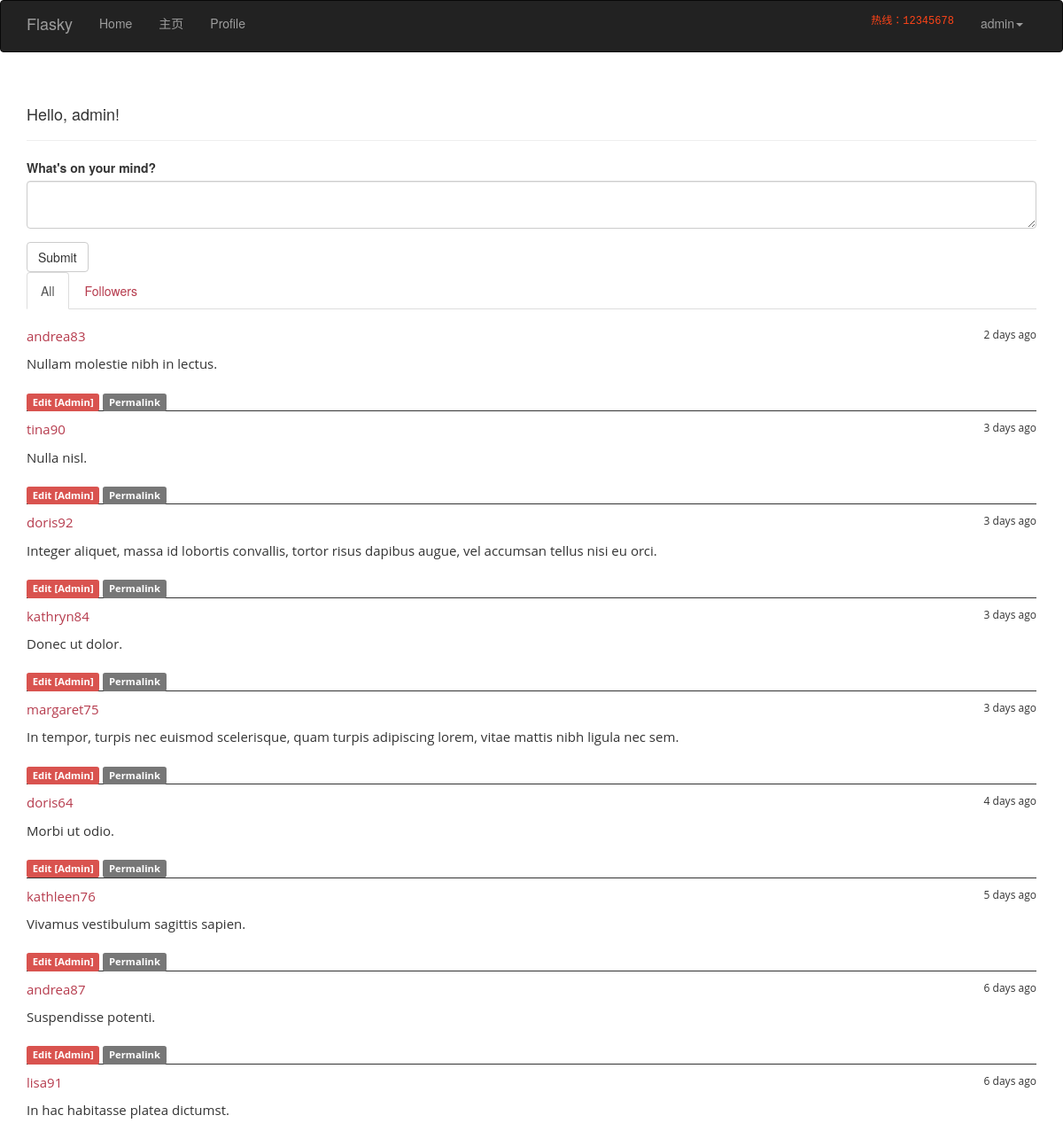
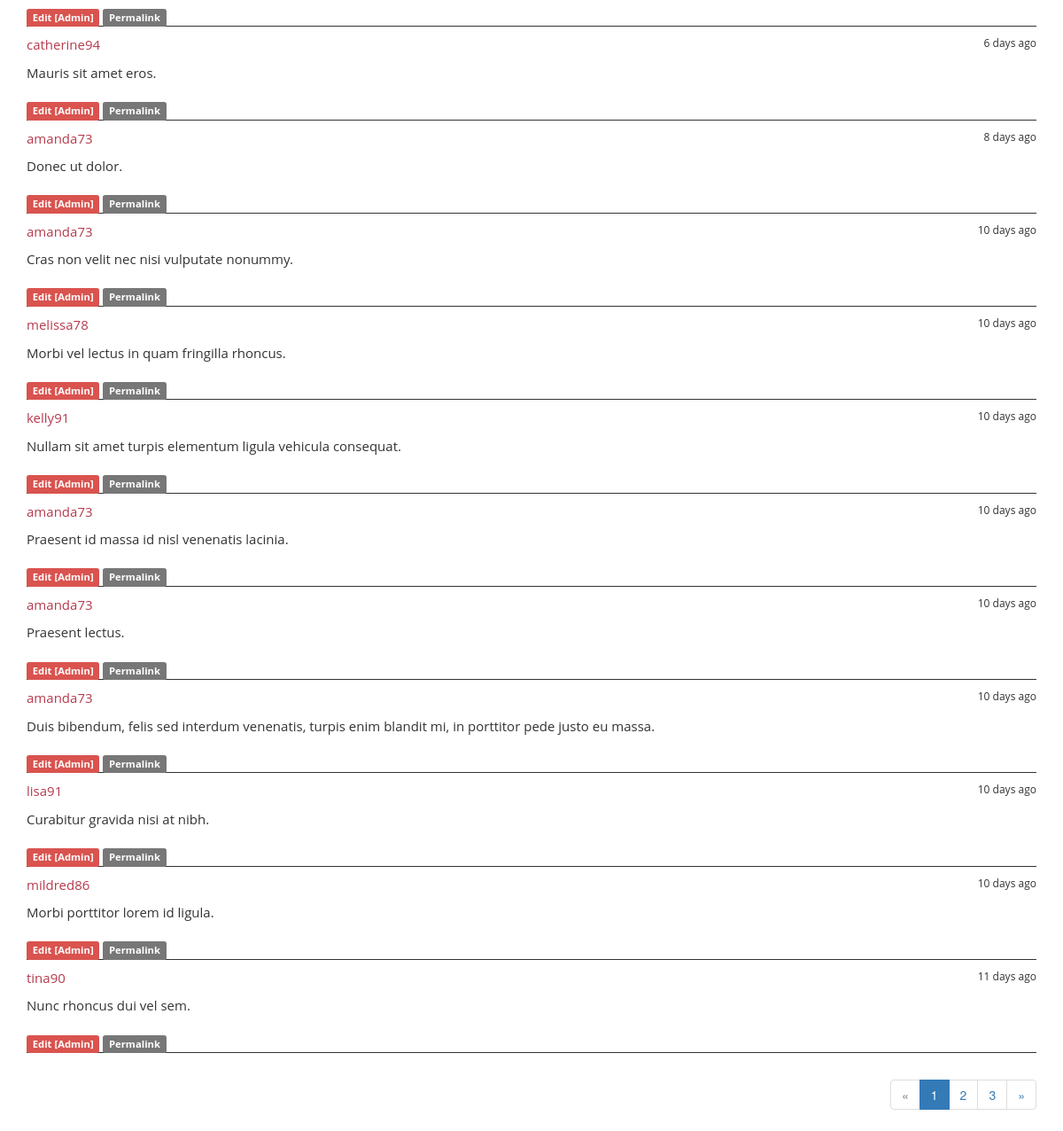
The page / (signed in) on the database as committed earlier (2 pictures, top to bottom).
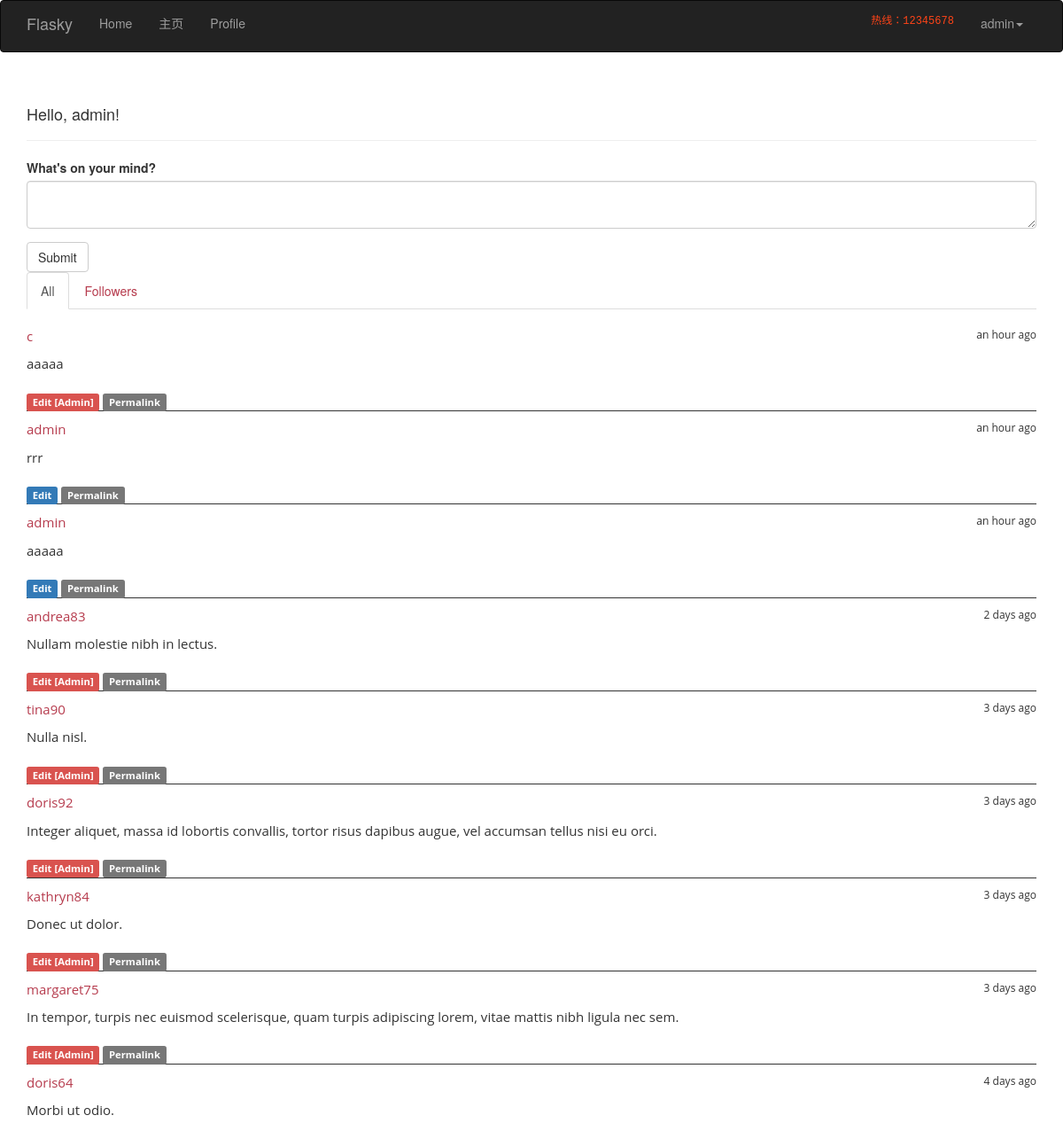
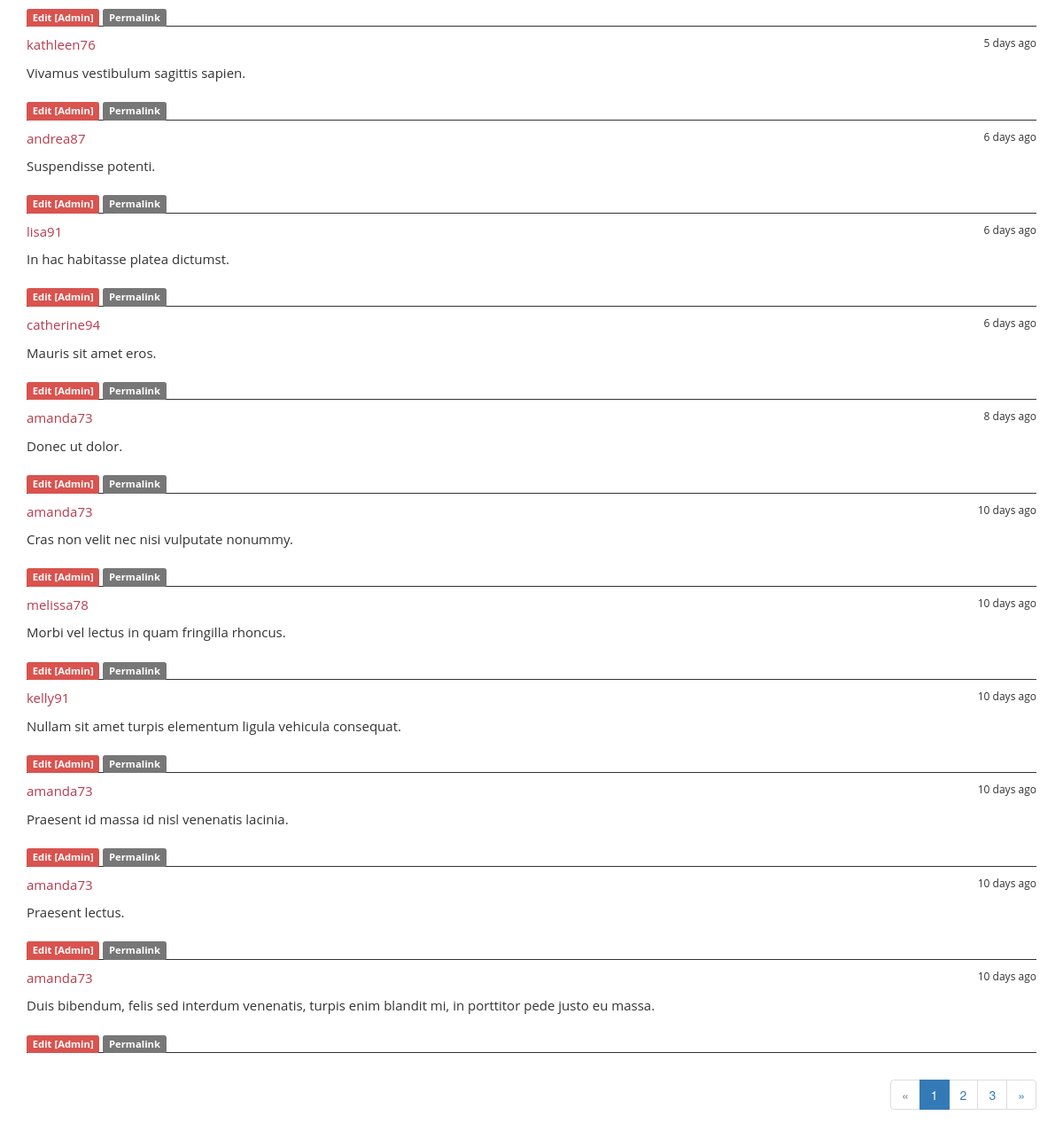
The same page on the database as committed later (2 pictures, top to bottom).
### app/models.py (models this page shows, shortened)
class User(UserMixin,db.Model):
    __tablename__ = 'users'
    id = db.Column(db.Integer, primary_key=True)
    email= db.Column(db.String(64),unique=True,index=True)
    nickname=db.Column(db.String(64),unique= True,index=True)
    username = db.Column(db.String(64))
    role_id = db.Column(db.Integer, db.ForeignKey('roles.id'))
    password_hash = db.Column(db.String(128))
    location = db.Column(db.String(64))
    member_since = db.Column(db.DateTime(),default=datetime.utcnow)
    last_seen = db.Column(db.DateTime(),default=datetime.utcnow)
    confirmed = db.Column(db.Boolean,default=True)
    posts = db.relationship('Post',backref='author',lazy='dynamic')
    followed = db.relationship('Follow',foreign_keys=[Follow.follower_id],backref=db.backref('follower',lazy="joined"),lazy="dynamic",cascade="all,delete-orphan")
    followers = db.relationship('Follow',foreign_keys=[Follow.followed_id],backref=db.backref('followed',lazy="joined"),lazy="dynamic",cascade="all,delete-orphan")
    @property
    def password(self):
        raise AttributeError('password is not a readable attribute')
    def can(self,permissions):
        return self.role is not None and (self.role.permissions & permissions) == permissions
    def is_administrator(self):
        return self.can(Permission.ADMINISTER)
    def ping(self):
        self.last_seen = datetime.utcnow()
        db.session.add(self)

class Post(db.Model):
    __tablename__='posts'
    id = db.Column(db.Integer,primary_key=True)
    body = db.Column(db.Text)
    body_html = db.Column(db.Text)
    timestamp = db.Column(db.DateTime,index=True,default=datetime.utcnow)
    author_id = db.Column(db.Integer,db.ForeignKey('users.id'))

### app/main/views.py (the view)
@main.route('/',methods=['GET','POST'])
def index():
    form = PostForm()
    if current_user.can(Permission.WRITE_ARTICLES) and form.validate_on_submit():
        post=Post(body=form.body.data,author=current_user._get_current_object())
        db.session.add(post)
        return redirect(url_for('.index'))
    page = request.args.get('page',1,type=int)
    show_followed = False
    if current_user.is_authenticated:
        show_followed=bool(request.cookies.get('show_followed',''))
    if show_followed:
        query=current_user.followed_posts
    else:
        query = Post.query
    pagination = query.order_by(Post.timestamp.desc()).paginate(page,per_page=current_app.config['FLASKY_POSTS_PER_PAGE'],error_out=False)
    posts = pagination.items
    return render_template('index.html',form=form, posts=posts, show_followed=show_followed,pagination=pagination)

### app/main/forms.py
class PostForm(FlaskForm):
    body=PageDownField("What's on your mind?",validators=[Required()])
    submit=SubmitField('Submit')

### app/auth/views.py (called while the page is built)
@auth.before_app_request
def befor_request():
    if current_user.is_authenticated:
        current_user.ping()
        if not current_user.confirmed and request.endpoint[:5] != 'auth.':
            return redirect(url_for('auth.unconfirmed'))

@auth.before_app_request
def befor_request():
    if current_user.is_authenticated \
            and not current_user.confirmed \
            and request.endpoint[:5] != 'auth.'\
            and request.endpoint != 'static':
        return redirect(url_for('auth.unconfirmed'))

### app/main/__init__.py (called while the page is built)
@main.app_context_processor
def inject_permissions():
    return dict(Permission=Permission)

### app/models.py (called while the page is built)
@login_manager.user_loader
def load_user(user_id):
    return User.query.get(int(user_id))

### app/templates/index.html (shortened to what this page needs)
{% extends "base.html" %}
{% import "bootstrap/wtf.html" as wtf %}
{% import "_macros.html" as macro %}
{% block head %}
{{ super() }}
    <link href="http://maxcdn.bootstrapcdn.com/font-awesome/4.2.0/css/font-awesome.min.css" rel="stylesheet">
    <link rel="stylesheet" href="{{ url_for('static', filename = 'css/style.css') }}" media="screen" type="text/css" />
{% endblock %}
{% block page_content %}
    <div class="page-header">
        <h4>Hello, {% if current_user.is_authenticated %}{{ current_user.username }}{% else %}Stranger{% endif %}!</h4>
    </div>
    <div>
    {% if current_user.can(Permission.WRITE_ARTICLES) %}
    {{ wtf.quick_form(form) }}
    {% endif %}
    </div>
    <div class="post-tabs">
     <ul class="nav nav-tabs">
         <li{% if not show_followed %} class="active"{% endif %}><a href="{{ url_for('.show_all') }}">All</a></li>
         {% if current_user.is_authenticated %}
         <li{% if show_followed %} class="active"{% endif %}><a href="{{ url_for('.show_followed') }}">Followers</a></li>
         {% endif %}
     </ul>
     {% include 'posts.html' %}
     </div>
    {% if pagination %}
    <div class="pagination">
    {{ macro.pagination_widget(pagination,'.index') }}
    </div>
    {% endif %}
{% endblock %}

### app/templates/base.html (shortened to what this page needs)
{% extends "bootstrap/base.html" %}
{% block head %}
{{ super() }}
<link rel="stylesheet" type="text/css" href="{{ url_for('static', filename = 'css/style.css') }}">
{% endblock %}
{% block navbar %}
<div class="navbar navbar-inverse" role="navigation">
    <div class="container">
        <div class="navbar-header">
            <a class="navbar-brand" href="{{ url_for('main.index') }}">Flasky</a>
        </div>
        <div class="navbar-collapse collapse">
            <ul class="nav navbar-nav navbar-left">
                <li class="dropdown">
                     <a href="#" class = "dropdown-toggle" data-toggle="dropdown">Home</a>
                </li>
            </ul>
            <ul class="nav navbar-nav navbar-left">
                <li class="dropdown">
                     <a href="#" class = "dropdown-toggle" data-toggle="dropdown">主页</a>
                </li>
            </ul>
            <ul class="nav navbar-nav navbar-left">
                {% if current_user.is_authenticated %}
                <li><a href="{{ url_for('main.edit_profile') }}">Profile</a></li>
                {% endif %}
            </ul>
            <ul class="nav navbar-nav navbar-right">
                <li>
                    <p class="aa">热线：12345678</p>
                </li>
                {% if current_user.is_authenticated %}
                <li class="dropdown">
                    <a href="#" class = "dropdown-toggle" data-toggle="dropdown">{{ current_user.nickname}}<b class = "caret"></b></a>
                </li>
                {% else %}
                <li><a href="{{ url_for('auth.login') }}">Log In</a></li>
                {% endif %}
            </ul>
        </div>
    </div>
</div>
{% endblock %}
{% block content %}
<div class="container">
    {% block page_content %}{% endblock %}
</div>
{% endblock %}

### app/templates/_macros.html (shortened to what this page needs)
{% macro pagination_widget(pagination,endpoint) %}
<ul class="pagination">
<li {% if not pagination.has_prev %}class="disabled"{% endif %}>
<a href={% if pagination.has_prev %}{{ url_for(endpoint,page=pagination.page - 1,**kwargs) }}{% else %}#{% endif %}>
&laquo;
</a>
</li>
{% for p in pagination.iter_pages() %}
    {% if p %}
        {% if p ==pagination.page %}
        <li class ="active">
        <a href="{{ url_for(endpoint,page=p,**kwargs) }}">{{ p }}</a>
        </li>
        {% else %}
        <li><a href="{{ url_for(endpoint,page=p,**kwargs) }}">{{ p }}</a></li>
        {% endif %}
    {% else %}
    <li class="disabled"><a href="#">&hellip;</a></li>
    {% endif %}
{% endfor %}
<li{% if not pagination.has_next %}class="disabled"{% endif %}>
<a href="{% if pagination.has_next %}{{ url_for(endpoint,page=pagination.page + 1,**kwargs) }}{% else %}#{% endif %}">
&raquo;
</a>
</li>
</ul>
{% endmacro %}

### app/templates/posts.html (shortened to what this page needs)
 <ul class="posts">
    {% for post in posts %}
        <li class="post">
        <div class="profile-thumbnail">
        </div>
        <div class="post-content">
        <div class="post-date">{{ moment(post.timestamp).fromNow() }}</div>
        <div class="post-author">
        <a href="{{ url_for('.user', nickname=post.author.nickname) }}">
        {{ post.author.nickname }}
        </a>
        </div>
        <div class="post-body">
            {% if post.body_html %}
            {{ post.body_html|safe }}
            {% else %}
            {{ post.body}}
            {% endif %}
        </div>
        <div class="post-footer">
             {% if current_user == post.author %}
                <a href="{{ url_for('.edit', id=post.id) }}">
                    <span class="label label-primary">Edit</span>
             </a>
             {% elif current_user.is_administrator() %}<a href="{{ url_for('.edit', id=post.id) }}">
                 <span class="label label-danger">Edit [Admin]</span>
             </a>
                {% endif %}
        <a href="{{ url_for('.post',id=post.id) }}">
            <span class="label label-default">Permalink</span>
        </a>
        </div>
        </div>
        </li>
    {% endfor %}
    </ul>

### app/static/css/style.css (style rules this page uses)
.aa { padding: 15px; font-family: "Bitstream Vera Sans Mono", Monaco, "Courier New", Courier, monospace; color: #ff4418; font-size:12px; }
* { margin: 0; padding: 0; -webkit-box-sizing: border-box; -moz-box-sizing: border-box; box-sizing: border-box; }
ul { list-style-type: none; }
a { color: #b63b4d; text-decoration: none; }
.posts { font-family:'Open Sans', Arial, Helvetica, Sans-serif, Verdana, Tahoma; font-size:15px; margin-top:10px; }
.post { border-bottom:1px solid; }
.profile-thumbnail { color: #c12c42; padding-top:10px; }
.post-date { float: right; font-size:12px; }
.post-body { padding:10px 0 10px 0 ; }
div.pagination { width: 100%; text-align: right; padding: 0px; margin: 0px; }

Rows that differ between the two databases and show on the page:
no longer on this page (row unchanged): Post: timestamp "10 days ago", author.nickname "lisa91", body_html "Curabitur gravida nisi at nibh."
no longer on this page (row unchanged): Post: timestamp "10 days ago", author.nickname "mildred86", body_html "Morbi porttitor lorem id ligula."
no longer on this page (row unchanged): Post: timestamp "11 days ago", author.nickname "tina90", body_html "Nunc rhoncus dui vel sem."
added Post: timestamp "an hour ago", author.nickname "c", body_html "aaaaa"
added Post: timestamp "an hour ago", author.nickname "admin", body_html "rrr"
added Post: timestamp "an hour ago", author.nickname "admin", body_html "aaaaa"
